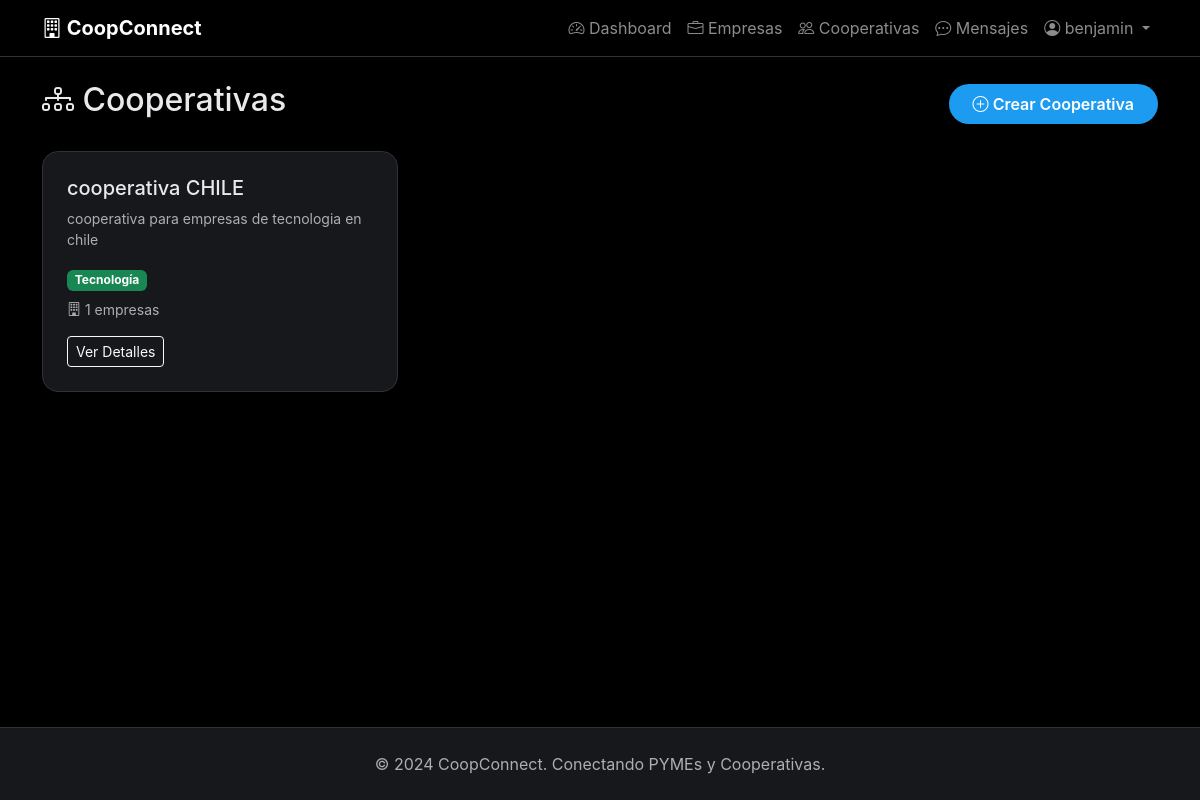
The app's page /organizations/cooperatives/ (signed in) with its own data.
### organizations/models.py (models this page shows, shortened)
class Cooperative(models.Model):
    name = models.CharField(max_length=200, unique=True, verbose_name='Nombre')
    sector = models.CharField(max_length=50, choices=SECTOR_CHOICES, verbose_name='Sector')
    description = models.TextField(verbose_name='Descripción')
    companies = models.ManyToManyField(Company, related_name='cooperatives', blank=True)
    created_by = models.ForeignKey(User, on_delete=models.SET_NULL, null=True, related_name='cooperatives_created')
    created_at = models.DateTimeField(auto_now_add=True)
    class Meta:
        verbose_name = 'Cooperativa'
        verbose_name_plural = 'Cooperativas'
        ordering = ['-created_at']
    @property
    def companies_count(self):
        return self.companies.count()

### organizations/views.py (the view)
# urls.py: path('cooperatives/', views.cooperative_list, name='cooperative_list'),
@login_required
def cooperative_list(request):
    cooperatives = Cooperative.objects.all().order_by('-created_at')
    return render(request, 'organizations/cooperative_list.html', {'cooperatives': cooperatives})

### templates/organizations/cooperative_list.html (shortened to what this page needs)
{% extends 'base.html' %}
{% block content %}
<div class="container mt-4">
    <div class="d-flex justify-content-between align-items-center mb-4">
        <h2><i class="bi bi-diagram-3"></i> Cooperativas</h2>
        <a href="{% url 'organizations:cooperative_create' %}" class="btn btn-primary-custom">
            <i class="bi bi-plus-circle"></i> Crear Cooperativa
        </a>
    </div>
    <div class="row g-4">
        {% for cooperative in cooperatives %}
        <div class="col-md-6 col-lg-4">
            <div class="card-custom p-4 h-100">
                <h5>{{ cooperative.name }}</h5>
                <p class="text-muted small">{{ cooperative.description|truncatewords:15 }}</p>
                <div class="mb-2">
                    <span class="badge bg-success">{{ cooperative.get_sector_display }}</span>
                </div>
                <div class="text-muted small mb-3">
                    <i class="bi bi-building"></i> {{ cooperative.companies_count }} empresas
                </div>
                <a href="{% url 'organizations:cooperative_detail' cooperative.id %}"
                    class="btn btn-outline-light btn-sm">
                    Ver Detalles
                </a>
            </div>
        </div>
        {% empty %}
        <div class="col-12">
            <div class="alert alert-info">
                No hay cooperativas registradas. ¡Crea la primera!
            </div>
        </div>
        {% endfor %}
    </div>
</div>
{% endblock %}

### templates/base.html (shortened to what this page needs)
<!DOCTYPE html>
{% load static %}
<html lang="es" data-bs-theme="dark">
<head>
    <link href="https://cdn.jsdelivr.net/npm/bootstrap@5.3.2/dist/css/bootstrap.min.css" rel="stylesheet">
    <link rel="stylesheet" href="https://cdn.jsdelivr.net/npm/bootstrap-icons@1.11.1/font/bootstrap-icons.css">
    <link rel="stylesheet" href="{% static 'css/styles.css' %}">
</head>
<body>
    {% block navbar %}
    <nav class="navbar navbar-expand-lg navbar-dark navbar-custom sticky-top">
        <div class="container">
            <a class="navbar-brand fw-bold" href="{% url 'dashboard' %}">
                <i class="bi bi-building"></i> CoopConnect
            </a>
            <div class="collapse navbar-collapse" id="navbarNav">
                <ul class="navbar-nav ms-auto">
                    <li class="nav-item">
                        <a class="nav-link" href="{% url 'dashboard' %}">
                            <i class="bi bi-speedometer2"></i> Dashboard
                        </a>
                    </li>
                    <li class="nav-item">
                        <a class="nav-link" href="{% url 'organizations:company_list' %}">
                            <i class="bi bi-briefcase"></i> Empresas
                        </a>
                    </li>
                    <li class="nav-item">
                        <a class="nav-link" href="{% url 'organizations:cooperative_list' %}">
                            <i class="bi bi-people"></i> Cooperativas
                        </a>
                    </li>
                    <li class="nav-item">
                        <a class="nav-link" href="{% url 'messaging:chat_list' %}">
                            <i class="bi bi-chat-dots"></i> Mensajes
                        </a>
                    </li>
                    <li class="nav-item dropdown">
                        <a class="nav-link dropdown-toggle" href="#" role="button" data-bs-toggle="dropdown">
                            <i class="bi bi-person-circle"></i> {{ user.username }}
                        </a>
                    </li>
                </ul>
            </div>
        </div>
    </nav>
    {% endblock %}
    <div class="content-wrapper">
        {% block content %}{% endblock %}
    </div>
    {% block footer %}
    <footer class="py-4 mt-5">
        <div class="container text-center text-muted">
            <p class="mb-0">&copy; 2024 CoopConnect. Conectando PYMEs y Cooperativas.</p>
        </div>
    </footer>
    {% endblock %}
</body>
</html>

### static/css/styles.css (style rules this page uses)
:root { --primary-blue: #1d9bf0; --dark-bg: #000000; --card-bg: #16181c; --border-color: #2f3336; --text-color: #e7e9ea; --text-muted: #71767b; }
body { background-color: var(--dark-bg); color: var(--text-color); font-family: -apple-system, BlinkMacSystemFont, "Segoe UI", Roboto, "Helvetica Neue", Arial, sans-serif; min-height: 100vh; display: flex; flex-direction: column; }
.navbar-custom { background-color: rgba(0, 0, 0, 0.95) !important; backdrop-filter: blur(10px); border-bottom: 1px solid var(--border-color); }
.navbar { background-color: #16181c; border-bottom: 1px solid var(--border-color); }
.navbar-brand { font-weight: 700; }
.card-custom { background-color: var(--card-bg); border: 1px solid var(--border-color); border-radius: 16px; transition: all 0.3s ease; }
.btn-primary-custom { background-color: var(--primary-blue); border: none; padding: 0.5rem 1.5rem; font-weight: 600; border-radius: 50px; transition: all 0.3s ease; color: white; }
.content-wrapper { flex: 1; }
footer { background-color: var(--card-bg); border-top: 1px solid var(--border-color); margin-top: auto; }

### records on screen
Cooperative: name "cooperativa CHILE", description "cooperativa para empresas de tecnologia en chile", sector "Tecnología", companies_count "1"

### other values on screen
{{ user.username }} "benjamin"
